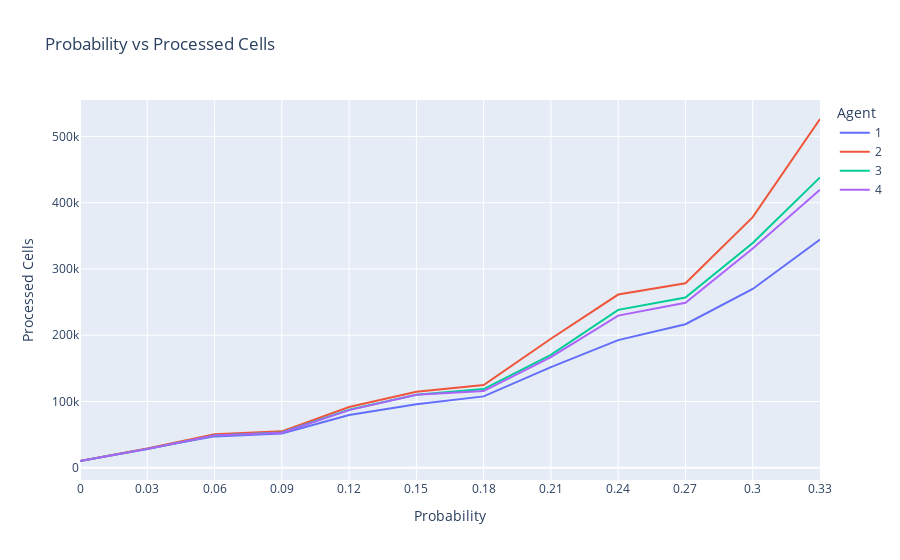

Notebook cell for this chart:
### Code cell
fig1 = px.line(avg_results_df, x="Probability", y="Processed Cells", color="Agent", title='Probability vs Processed Cells')
fig1.update_xaxes(dtick=0.03)
fig1.show()

plotly.io.write_image(fig1, file="./images/prob_processed.png", scale=5)

### Figure 1 — Plotly figure (JSON) as saved in the notebook; plotly's stock layout.template omitted (floating-point values rounded to 4 significant figures)
{"data": [{"hovertemplate": "Agent=1<br>Probability=%{x}<br>Processed Cells=%{y}<extra></extra>", "legendgroup": "1", "line": {"color": "#636efa", "dash": "solid"}, "marker": {"symbol": "circle"}, "mode": "lines", "name": "1", "orientation": "v", "showlegend": true, "type": "scatter", "x": [0, 0.03, 0.06, 0.09, 0.12, 0.15, 0.18, 0.21, 0.24, 0.27, 0.3, 0.33], "xaxis": "x", "y": [10201, 29090.0, 47340.0, 51600.0, 79700.0, 95900.0, 107700.0, 151900.0, 192600.0, 216600.0, 269800.0, 344400.0], "yaxis": "y"}, {"hovertemplate": "Agent=2<br>Probability=%{x}<br>Processed Cells=%{y}<extra></extra>", "legendgroup": "2", "line": {"color": "#EF553B", "dash": "solid"}, "marker": {"symbol": "circle"}, "mode": "lines", "name": "2", "orientation": "v", "showlegend": true, "type": "scatter", "x": [0, 0.03, 0.06, 0.09, 0.12, 0.15, 0.18, 0.21, 0.24, 0.27, 0.3, 0.33], "xaxis": "x", "y": [10201, 29103, 50690.0, 54990.0, 91640.0, 114500.0, 124900.0, 194600.0, 261400.0, 278500.0, 378300.0, 526300.0], "yaxis": "y"}, {"hovertemplate": "Agent=3<br>Probability=%{x}<br>Processed Cells=%{y}<extra></extra>", "legendgroup": "3", "line": {"color": "#00cc96", "dash": "solid"}, "marker": {"symbol": "circle"}, "mode": "lines", "name": "3", "orientation": "v", "showlegend": true, "type": "scatter", "x": [0, 0.03, 0.06, 0.09, 0.12, 0.15, 0.18, 0.21, 0.24, 0.27, 0.3, 0.33], "xaxis": "x", "y": [10201, 28150.0, 48730.0, 53250.0, 87480.0, 110300.0, 118800.0, 170300.0, 238292, 257000.0, 339200.0, 438200.0], "yaxis": "y"}, {"hovertemplate": "Agent=4<br>Probability=%{x}<br>Processed Cells=%{y}<extra></extra>", "legendgroup": "4", "line": {"color": "#ab63fa", "dash": "solid"}, "marker": {"symbol": "circle"}, "mode": "lines", "name": "4", "orientation": "v", "showlegend": true, "type": "scatter", "x": [0, 0.03, 0.06, 0.09, 0.12, 0.15, 0.18, 0.21, 0.24, 0.27, 0.3, 0.33], "xaxis": "x", "y": [10201, 28150.0, 48730.0, 53000.0, 86990.0, 110202, 115800.0, 167000.0, 229568, 248900.0, 330800.0, 419700.0], "yaxis": "y"}], "layout": {"legend": {"title": {"text": "Agent"}, "tracegroupgap": 0}, "title": {"text": "Probability vs Processed Cells"}, "xaxis": {"anchor": "y", "domain": [0, 1], "dtick": 0.03, "title": {"text": "Probability"}}, "yaxis": {"anchor": "x", "domain": [0, 1], "title": {"text": "Processed Cells"}}}}
